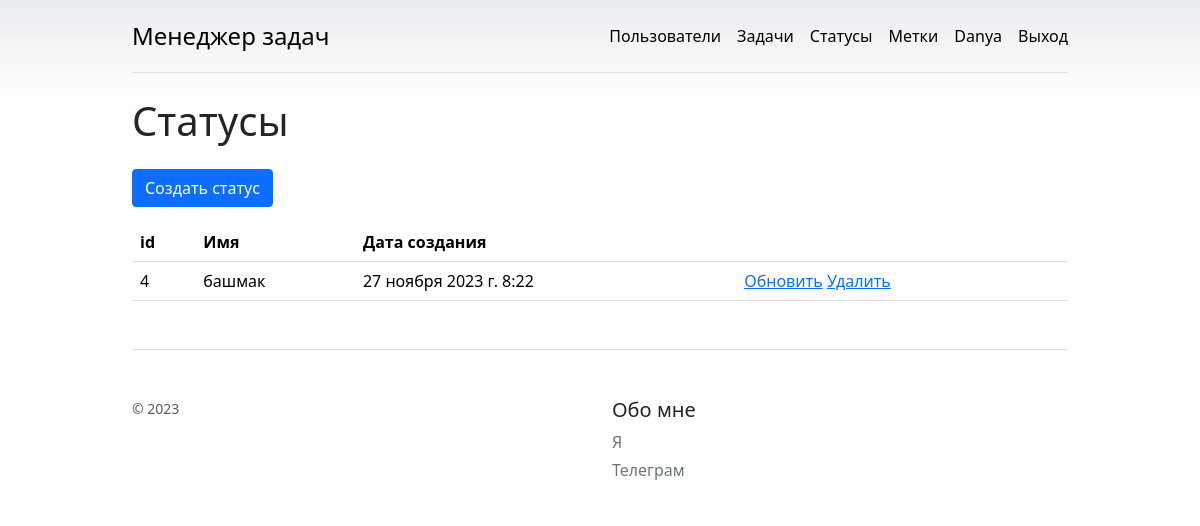
The page /statuses/ (signed in) on the database as committed earlier.
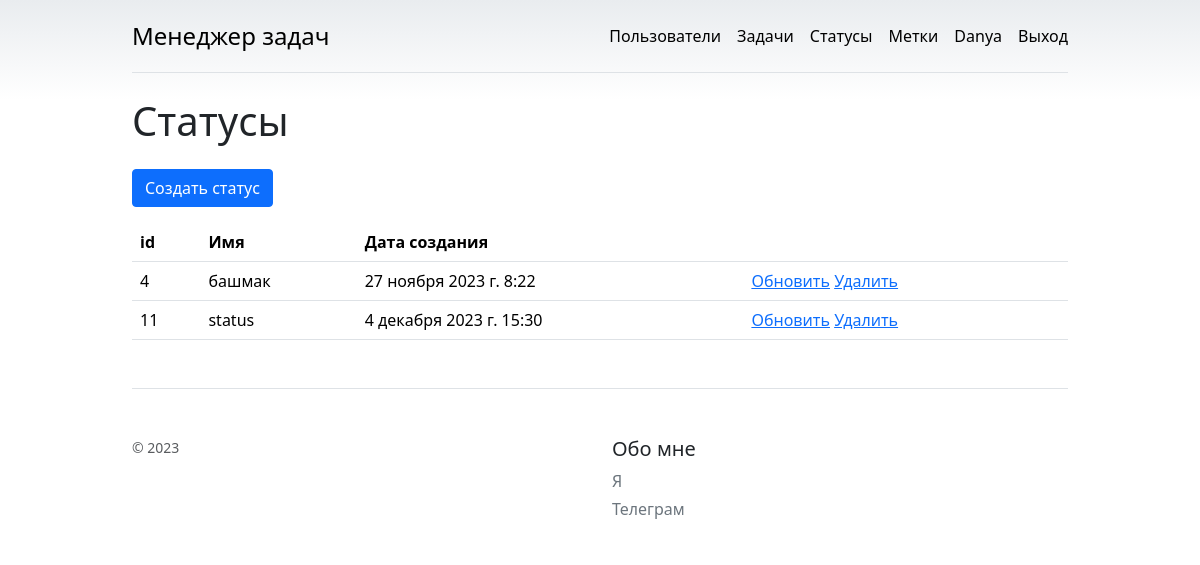
The same page on the database as committed later.
### task_manager/statuses/models.py (models this page shows, shortened)
class Status(models.Model):
    name = models.CharField(max_length=75)
    timestamp = models.DateTimeField(auto_now_add=True)

### task_manager/statuses/views.py (the view)
# urls.py: path('', views.IndexViewStatuses.as_view(), name="index"),
class IndexViewStatuses(LoginRequiredMixin, View):
    permission_denied_message = 'Необходимо войти или зарегестрироваться'
    def get(self, request, *args, **kwargs):
        statuses = models.Status.objects.all()
        return render(request, 'statuses/index.html', {'statuses': statuses})

### task_manager/templates/statuses/index.html (shortened to what this page needs)
{% extends "base.html" %}
{% load django_bootstrap5 %}
{% load i18n %}
{% block content %}
<h1 class="h1 my-4">
  {% translate "Statuses" %}
</h1>
<a class="btn btn-primary mb-3" href="{% url "statuses:create" %}">{% translate 'Status create' %}</a>
<table class="table">
    <thead>
      <tr>
        <th scope="col">id</th>
        <th scope="col">{% translate "Name" %}</th>
        <th scope="col">{% translate "Date of creation" %}</th>
        <th scope="col"></th>
      </tr>
    </thead>
    <tbody>
    {% if statuses %}
    {% for stat in statuses %}
      <tr>
        <td>{{ stat.id }}</td>
        <td>{{ stat.name }}</td>
        <td>{{ stat.timestamp }}</td>
        <td>
            <a href="{% url 'statuses:update' pk=stat.id %}">{% translate 'Update'%}</a>
            <a href="{% url 'statuses:delete' pk=stat.id %}">{% translate 'Delete'%}</a>
        </td>
      </tr>
    {% endfor %}
    {% endif %}
    </tbody>
  </table>
{% endblock content %}

Rows that differ between the two databases and show on the page:
added Status: id "11", name "status", timestamp "4 декабря 2023 г. 15:30"
